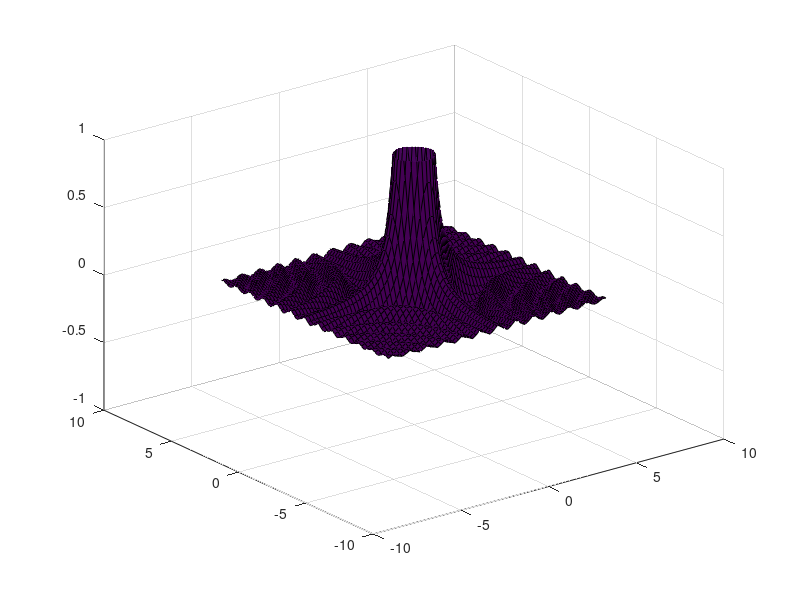

The MATLAB script that drew this image:
clear all
x = y = -2*pi : 0.2 : 2*pi;
[xx, yy] = meshgrid (x, y);
% z = 1./(xx.^2+ yy.^2) .* sin(xx.*yy);
% surf(xx, yy, z)

z = 1./(xx.^2+ yy.^2) .* cos(xx.*yy);
surf(xx, yy, z)
zlim([-1 1])
